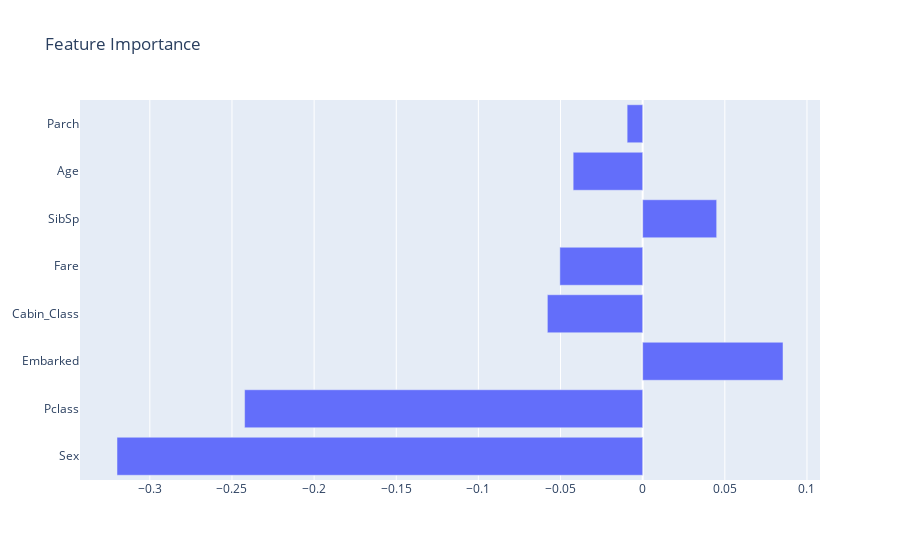

Notebook code for this chart:
### Code cell
iplot(
    local_feature_importance(t, model=model)
)

### Figure 1 — Plotly figure (JSON) as saved in the notebook; plotly's stock layout.template omitted (floating-point values rounded to 4 significant figures)
{"data": [{"name": "feature values", "orientation": "h", "type": "bar", "x": [-0.32, -0.2423, 0.08542, -0.05802, -0.05042, 0.04504, -0.04232, -0.009456], "y": ["Sex", "Pclass", "Embarked", "Cabin_Class", "Fare", "SibSp", "Age", "Parch"]}], "layout": {"title": {"text": "Feature Importance"}}}
